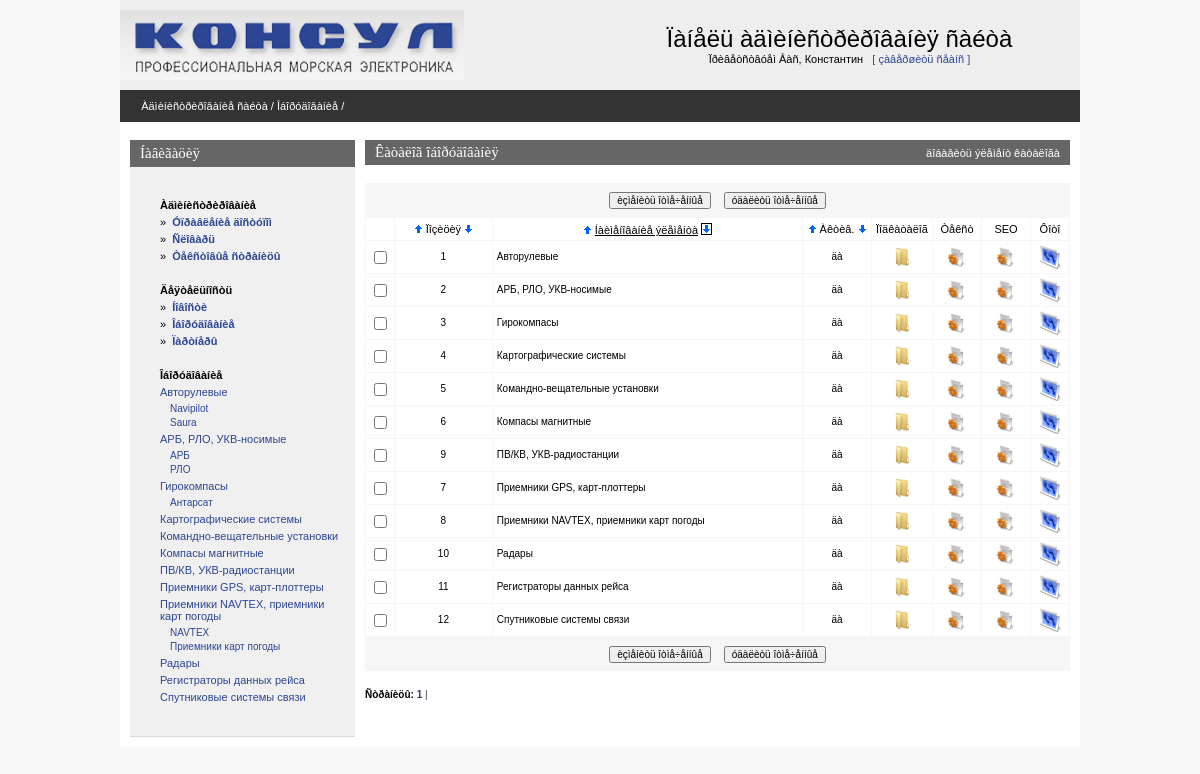
Page /admin/catalogpage.php (signed in) on the committed database.
### tables this page shows
CREATE TABLE IF NOT EXISTS `consul_static` (
  `static_code` int(11) NOT NULL AUTO_INCREMENT,
  `page_code` int(11) NOT NULL DEFAULT '0',
  `static_name` varchar(200) NOT NULL DEFAULT '',
  `static_text` text NOT NULL,
  `static_pos` int(11) NOT NULL DEFAULT '0',
  `static_seo_title` text,
  `static_seo_desc` text,
  `static_seo_key` text,
  `lang_code` int(11) NOT NULL,
  `static_abstract` text,
  `static_url` varchar(250) DEFAULT NULL,
  PRIMARY KEY (`static_code`)
);

CREATE TABLE IF NOT EXISTS `consul_equip` (
  `equip_code` int(11) NOT NULL AUTO_INCREMENT,
  `equip_icon` varchar(256) DEFAULT NULL,
  `equip_pos` int(11) NOT NULL,
  `page_code` int(11) NOT NULL,
  `equip_url` varchar(250) DEFAULT NULL,
  `equip_parent` int(11) NOT NULL,
  PRIMARY KEY (`equip_code`)
);

CREATE TABLE IF NOT EXISTS `consul_page` (
  `page_code` int(11) NOT NULL AUTO_INCREMENT,
  `page_name` varchar(255) NOT NULL,
  `page_active` tinyint(1) NOT NULL DEFAULT '0',
  `page_url` varchar(255) DEFAULT NULL,
  `page_type` varchar(10) NOT NULL DEFAULT 'static',
  PRIMARY KEY (`page_code`)
);

### admin/inc/connect.php (called while the page is built, shortened)
<?php
    $PHP_SELF=$_SERVER['PHP_SELF'];
?>

### admin/inc/const.php (called while the page is built, shortened)
<?php
    $PREFFIX="consul";
?>

### admin/catalogpage.php (the view, shortened to what this page needs)
<?php
include("inc/settings.php");
$per_page=30;
$maxlevel=2;
if (!isset($equip_parent)) $equip_parent=0;
if (!isset($curr_page)) $curr_page=0;
if(!($sortby)) $sortby='page_name'; else {$sortby=explode(" ",$sortby);$sortby=$sortby[0];}
if(!isset($sortdir)) {$sortdir="1";$realsortdir="ASC"; }
else
{
 if($sortdir==0) {$realsortdir="DESC";} else {$sortdir=1;$realsortdir="ASC";}
}
$mainquery="SELECT
				{$PREFFIX}_equip.equip_code,
				{$PREFFIX}_equip.equip_pos,
				{$PREFFIX}_equip.equip_url,
				{$PREFFIX}_page.page_code,
				{$PREFFIX}_page.page_name,
				{$PREFFIX}_page.page_active
			FROM
			{$PREFFIX}_equip
			INNER JOIN {$PREFFIX}_page ON {$PREFFIX}_equip.page_code = {$PREFFIX}_page.page_code
			WHERE {$PREFFIX}_equip.equip_parent=$equip_parent
			order by $sortby $realsortdir";
?>
<? include ("inc/head.php"); ?>
<BODY>
<center>
<div class=mainbody>
<? include("inc/top.php");?>
<table Border=0 CellSpacing=0 CellPadding=0 width=100%>
  <tr><td class=pageline>
<?php
$level=0;
$outs="";
$outs="<a href=$PHP_SELF>Îáîðóäîâàíèå</a> / ".$outs;
echo " <div class=wmiddletext> &nbsp <a href='main.php'>Àäìèíèñòðèðîâàíèå ñàéòà</a> / ". $outs."</div>";
if (!isset($lastlev)) $lastlev="Êàòàëîã îáîðóäîâàíèÿ";
?>
  </td></tr>
</table>
<table Border=0 CellSpacing=0 CellPadding=0 class=mainbody>
 <tr valign=top>
  <td width=10></td>
  <? include("inc/leftmenu.php"); ?>
  <td width=10></td>
  <td>
<?php
echo"<form name='data' action=$PHP_SELF method=POST>";
?>
<table class=grayhead Border=0 CellSpacing=0 CellPadding=0 >
 <tr class=normaltext>
  <td ><div ><h4><?=$lastlev?></h4></div></td>
  <td align=right class=wmiddletext><a class=submenu onclick="displayform(this,'äîáàâèòü ýëåìåíò êàòàëîãà')">äîáàâèòü ýëåìåíò êàòàëîãà</a></td>
 </tr>
</table>
<table Border=0 CellSpacing=0 class=pagebluetable CellPadding=0>
 <tr><td>
 <center>
 <table>
 <tr height=30 >
   <td><input type=button onClick=Send('U') value='èçìåíèòü îòìå÷åííûå' class=smalltext></td>
   <td width=5></td>
   <td><input type=button onClick=ConfirmSend('D') value='óäàëèòü îòìå÷åííûå'  class=smalltext></td>
 </tr>
 </table>
 </td></tr>
</table>
<center>
<table Border=0 CellSpacing=1 class=bluetable CellPadding=4 width=100%>
  <tr class=lmenutext height=20 align=center bgcolor=#ffffff>
    <td width=20>&nbsp;</td>
    <td><?=SortTitle("Ïîçèöèÿ","equip_pos",$sortby,$sortdir);?></td>
    <td><?=SortTitle("Íàèìåíîâàíèå ýëåìåíòà","page_name",$sortby,$sortdir);?></td>
    <td width="60"><?=SortTitle("Àêòèâ.","page_active",$sortby,$sortdir);?></td>
   <?php if ($level<$maxlevel) echo "<td width=40>Ïîäêàòàëîã</td>";
   ?>
    <td width=40>Òåêñò</td>
    <td width=40>SEO</td>
    <td width=30>Ôîòî</td>
<?php
$res=mysql_query ($mainquery) or die ("Íå ìîãó âûáðàòü ýëåìåíòû êàòàëîãà. Îøèáêà â çàïðîñå. <BR>".$mainquery);
$num_rows=mysql_num_rows($res);
  if($num_rows)
  {
      $page_quant=ceil($num_rows / $per_page);
      $start_pos=$curr_page*$per_page;
      if ($start_pos+$per_page<$num_rows) $end_pos=$start_pos+$per_page;
         else $end_pos=$num_rows;
      for ($x=$start_pos; $x<$end_pos; $x++)
      {
         list($equip_code,$equip_pos,$equip_url,$page_code, $page_name, $page_active)=mysql_fetch_array($res);
         $checkname=$page_code;
         if($page_active) {$page_active="äà";$bg="#FFFFFF";} else {$page_active="íåò";$bg="#EEEEEE";}
         echo"<tr class=edittabletext height=24 bgcolor=$bg>";
         echo"<TD width=20 align=center ><input type='checkbox' name=\"C#$checkname\" id=\"C#$checkname\"></TD>";
         echo"<TD align=center class=smalltext ondblclick='change_line(\"$checkname\",\"F#$checkname#equip_pos#string\");' id=\"F#$checkname#equip_pos#string\">".Show($equip_pos)."</TD>\n";
         echo"<TD align=left class=smalltext ondblclick='change_line(\"$checkname\",\"F#$checkname#page_name#string\");' id=\"F#$checkname#page_name#string\">".Show($page_name)."</TD>\n";
         echo"<TD class=smalltext align=center  ondblclick='change_yes_no(\"$checkname\",\"F#$checkname#page_active#int\");' id=\"F#$checkname#page_active#int\">".Show($page_active)."</TD>\n";
         if ($level<$maxlevel)
         echo"<td align=center ><a href='javascript:GotoSub($equip_code)'><img height='20' width='20' src='graph/subitem.gif' border=0 title='Ïîäêàòàëîã'></a></td>";
         echo"<td align=center ><a href='editstatic.php?page_code=$page_code&page_name=$page_name'><img height='20' width='20' src='graph/edit.gif' border=0 title='Òåêñò ñòðàíèöû'></a></td>";
         echo"<td align=center ><a href='editseo.php?page_code=$page_code&page_name=$page_name'><img height='20' width='20' src='graph/edit.gif' border=0 title='SEO'></a></td>";
         echo"<td><center><a href=\"picture.php?back=statlist&icon=250&page_code=$page_code\"><img height='24' width='24' src='graph/photo.gif' border=0 alt='Ôîòîãàëåðåÿ ' title='Ôîòîãàëåðåÿ'></a></td>";
         echo"</TR>\n";
    }
  }
?>
</center>
<table Border=0 CellSpacing=0 class=pagebluetable CellPadding=0 width=95%>
 <tr><td>
 <center>
 <table>
 <tr height=30 >
   <td><input type=button onClick=Send('U') value='èçìåíèòü îòìå÷åííûå' class=smalltext></td>
   <td width=5></td>
   <td><input type=button onClick=ConfirmSend('D') value='óäàëèòü îòìå÷åííûå'  class=smalltext></td>
 </tr>
 </table>
 </td></tr>
</table>
<br>
<?php
echo"<div align=left class=smalltext><b>Ñòðàíèöû:</b>  ";
for ($i=1;$i<$page_quant+1;$i++)
 {
   $y=$i-1;
   if ($curr_page==$y) {$t1="<b>";$t2="</b>";} else {$t1="";$t2="";}
   echo"<a class=blue href=$PHP_SELF?curr_page=$y&sortby=$sortby&sortdir=$sortdir>$t1 $i $t2|</a>&nbsp";
 }
echo"</div>";
?>
    <td width=10></td>
</BODY>
</HTML>

### admin/inc/functions.php (shortened to what this page needs)
<?php
function Show($val)
{    if (trim($val)=="") return "&nbsp"; else return $val; }
function SortTitle($title,$fieldname,$sortby,$sortdir)
{
  $baseurl=preg_replace("/&sortby=.*/i","",$_SERVER['REQUEST_URI']);
  $baseurl=preg_replace("/&sortdir=[0|1]/i","",$baseurl);
  if(!strpos($baseurl,"?")) $baseurl.="?a=1";
  if($fieldname==$sortby)
  {
       $t1="<u>";$t2="</u>";
       if($sortdir==1) $c1="border=1";else $c1="border=0";
       if($sortdir==0) $c0="border=1";else $c0="border=0";
  }
  else { $t1=$t2=""; $c1=$c0="border=0"; }
  return "<a href=\"$baseurl&sortby=$fieldname&sortdir=0\" ><img class=\"arr\" title=\"ñîðòèðîâàòü ïî âîçðàñòàíèþ\" alt=\"ñîðòèðîâàòü ïî âîçðàñòàíèþ\" src=\"graph/uarr.gif\" width=9 height=10 $c0></a>&nbsp;{$t1}$title{$t2}&nbsp;<a href=\"$baseurl&sortby=$fieldname&sortdir=1\"><img class=\"arr\" title=\"ñîðòèðîâàòü ïî óáûâàíèþ\" alt=\"ñîðòèðîâàòü ïî óáûâàíèþ\" src=\"graph/darr.gif\" width=9 height=10 $c1 ></a></div>";
}
function view_tree($langcode) {
	$catalogshort="SELECT DISTINCT
	consul_equip.equip_code,
	consul_equip.equip_parent,
	consul_static.static_code,
	consul_static.static_name
	FROM consul_static
	INNER JOIN consul_page ON consul_page.page_code = consul_static.page_code
	INNER JOIN consul_equip ON consul_page.page_code = consul_equip.page_code
	WHERE (lang_code=$langcode) and (page_active>0)
	ORDER BY static_name";
	$query = mysql_query("$catalogshort") or  die("Îøèáêà âûáîðêè êàòàëîãà ".$catalogshort);
	while (list($equip_code,$equip_parent,$static_code,$static_name)= mysql_fetch_array($query)) {
		if ($equip_parent == '0') {
			$one_lvl[] = array ($equip_code, $equip_parent, $static_code,$static_name);
		} else {
			$next_lvl[] = array ($equip_code, $equip_parent, $static_code,$static_name);
		}
	}
	print '<ul id="tree_one">';
	foreach ($one_lvl as $key){
		print '<li><a href="catalogpage.php?equip_parent='.$key[0].'">'.$key[3].'</a>';
		print '<ul>';
		view_tree_next_level($key[0], $next_lvl);
		print "</ul>";
		print '</li>';
	}
	print '</ul>';
}
function view_tree_next_level($family, $next_lvl) {
	foreach ($next_lvl as $key) {
		if ($key[1]==$family) {
			print ' <li><a href="catalogpage.php?equip_parent='.$key[0].'">'.$key[3].'</a></li>';
		}
	}
}
?>

### admin/css/styles.css (style rules this page uses)
body { padding:0px; margin:0px; background-color:#f9f9f9; }
a { text-decoration : none; color: #2d4694; }
img { border-color: #000000; }
form { padding:0px; margin:0px }
.mainbody { width:960px; background-color:#ffffff; }
.pageline { height:32px; background-color:#333333; padding-left:15px; }
.grayhead { width:100%; height:25px; padding-left:10px; padding-right:10px; background-color:#666666; }
.pagebluetable { width:100%; background-color:#f6f6f6; }
.bluetable { background-color:#f6f6f6; }
.lmenutext { text-decoration:none; margin-left:10px; margin-right:10px; margin-top:3px; margin-bottom:3px; font-size:11px; font-family: Arial,Helvetica,Sans-serif,Tahoma,Pragmatica; }
.edittabletext { color:#666666; text-decoration:none; line-height:12pt; font-size:11px; font-family: Arial,Helvetica,Sans-serif,Tahoma,Pragmatica; }
H4 { text-decoration:none; font-weight:normal; color:#ffffff; padding:0; margin:0; font-family: Verdana; font-size : 15px; }
.submenu { cursor:hand;cursor:pointer; }
ul { text-decoration:none; padding:0; margin-top:5px; margin-bottom:0px; margin-right:0px; margin-left:16px;font-size:10px; }
li { text-decoration:none; padding:0; margin-top:0px; margin-bottom:3px; margin-right:0px; margin-left:0px;font-size:9px; }
.normaltext { text-decoration:none; color:#000066; font-family: Tahoma, Arial, Helvetica, Sans-serif, Pragmatica; font-size:12px; }
.smalltext { text-decoration:none; color:#000000; font-family: Tahoma, Arial, Helvetica, Sans-serif, Pragmatica; font-size:10px; }
.wmiddletext { text-decoration:none; color:#ffffff; font-family: Tahoma, Arial, Helvetica, Sans-serif, Pragmatica; font-size:11px; }
.wmiddletext a { text-decoration:none; color:#ffffff; }
.blue { color: #333366; }
.arr { position:relative;top:1px; }
.jquery-tree ul { padding:0px; margin:0px; }
.jquery-tree ul li { list-style:none; font-size:11px; }
.jquery-tree ul li ul { padding:0px; margin:0px; margin-bottom:5px; margin-top:5px; }
.jquery-tree ul li ul li { list-style:none; margin-left:10px; font-size:10px; }

### rows in the picture
consul_static: static_name "Авторулевые"
consul_static: static_name "Navipilot"
consul_static: static_name "Saura"
consul_static: static_name "АРБ, РЛО, УКВ-носимые"
consul_static: static_name "АРБ"
consul_static: static_name "РЛО"
consul_static: static_name "Гирокомпасы"
consul_static: static_name "Антарсат"
consul_static: static_name "Картографические системы"
consul_static: static_name "Командно-вещательные установки"
consul_static: static_name "Компасы магнитные"
consul_static: static_name "ПВ/КВ, УКВ-радиостанции"
consul_static: static_name "Приемники GPS, карт-плоттеры"
consul_static: static_name "Приемники NAVTEX, приемники карт погоды"
consul_static: static_name "NAVTEX"
consul_static: static_name "Приемники карт погоды"
consul_static: static_name "Радары"
consul_static: static_name "Регистраторы данных рейса"
consul_static: static_name "Спутниковые системы связи"
consul_equip: equip_pos "1", consul_page.page_name "Авторулевые", consul_page.page_active "äà"
consul_equip: equip_pos "2", consul_page.page_name "АРБ, РЛО, УКВ-носимые", consul_page.page_active "äà"
consul_equip: equip_pos "3", consul_page.page_name "Гирокомпасы", consul_page.page_active "äà"
consul_equip: equip_pos "4", consul_page.page_name "Картографические системы", consul_page.page_active "äà"
consul_equip: equip_pos "5", consul_page.page_name "Командно-вещательные установки", consul_page.page_active "äà"
consul_equip: equip_pos "6", consul_page.page_name "Компасы магнитные", consul_page.page_active "äà"
consul_equip: equip_pos "9", consul_page.page_name "ПВ/КВ, УКВ-радиостанции", consul_page.page_active "äà"
consul_equip: equip_pos "7", consul_page.page_name "Приемники GPS, карт-плоттеры", consul_page.page_active "äà"
consul_equip: equip_pos "8", consul_page.page_name "Приемники NAVTEX, приемники карт погоды", consul_page.page_active "äà"
consul_equip: equip_pos "10", consul_page.page_name "Радары", consul_page.page_active "äà"
consul_equip: equip_pos "11", consul_page.page_name "Регистраторы данных рейса", consul_page.page_active "äà"
consul_equip: equip_pos "12", consul_page.page_name "Спутниковые системы связи", consul_page.page_active "äà"

### other values in the picture
$REGUSER["name"] "Константин"
$lastlev "Êàòàëîã îáîðóäîâàíèÿ"
$title "Ïîçèöèÿ Íàèìåíîâàíèå ýëåìåíòà Àêòèâ."
